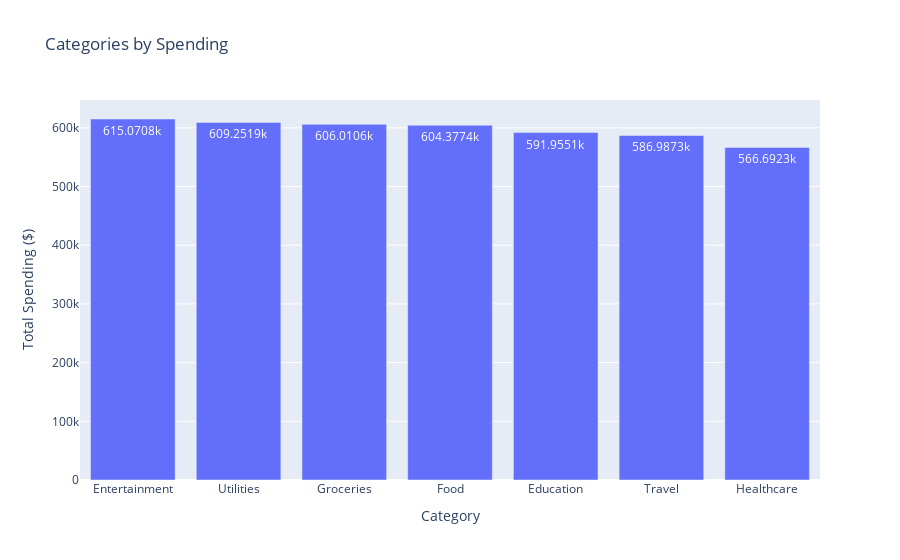

Write notebook code for a chart like this one.
### Markdown cell above
### *Category-wise spending trends*

### Code cell
category_spending = data.groupby('Category')['Amount'].sum().sort_values(ascending=False)

fig1 = px.bar(
    category_spending.reset_index(),
    x='Category',
    y='Amount',
    title='Categories by Spending',
    labels={'Amount': 'Total Spending ($)', 'Category': 'Category'},
    text_auto=True)
fig1.show()

### Figure 1 — Plotly figure (JSON) as saved in the notebook; plotly's stock layout.template omitted (floating-point values rounded to 4 significant figures)
{"data": [{"alignmentgroup": "True", "hovertemplate": "Category=%{x}<br>Total Spending ($)=%{y}<extra></extra>", "legendgroup": "", "marker": {"color": "#636efa", "pattern": {"shape": ""}}, "name": "", "offsetgroup": "", "orientation": "v", "showlegend": false, "textposition": "auto", "texttemplate": "%{y}", "type": "bar", "x": ["Entertainment", "Utilities", "Groceries", "Food", "Education", "Travel", "Healthcare"], "xaxis": "x", "y": [615100.0, 609300.0, 606000.0, 604400.0, 592000.0, 587000.0, 566700.0], "yaxis": "y"}], "layout": {"autosize": true, "barmode": "relative", "legend": {"tracegroupgap": 0}, "title": {"text": "Categories by Spending"}, "xaxis": {"anchor": "y", "autorange": true, "domain": [0, 1], "range": [-0.5, 6.5], "title": {"text": "Category"}, "type": "category"}, "yaxis": {"anchor": "x", "autorange": true, "domain": [0, 1], "range": [0, 647400.0], "title": {"text": "Total Spending ($)"}, "type": "linear"}}}
